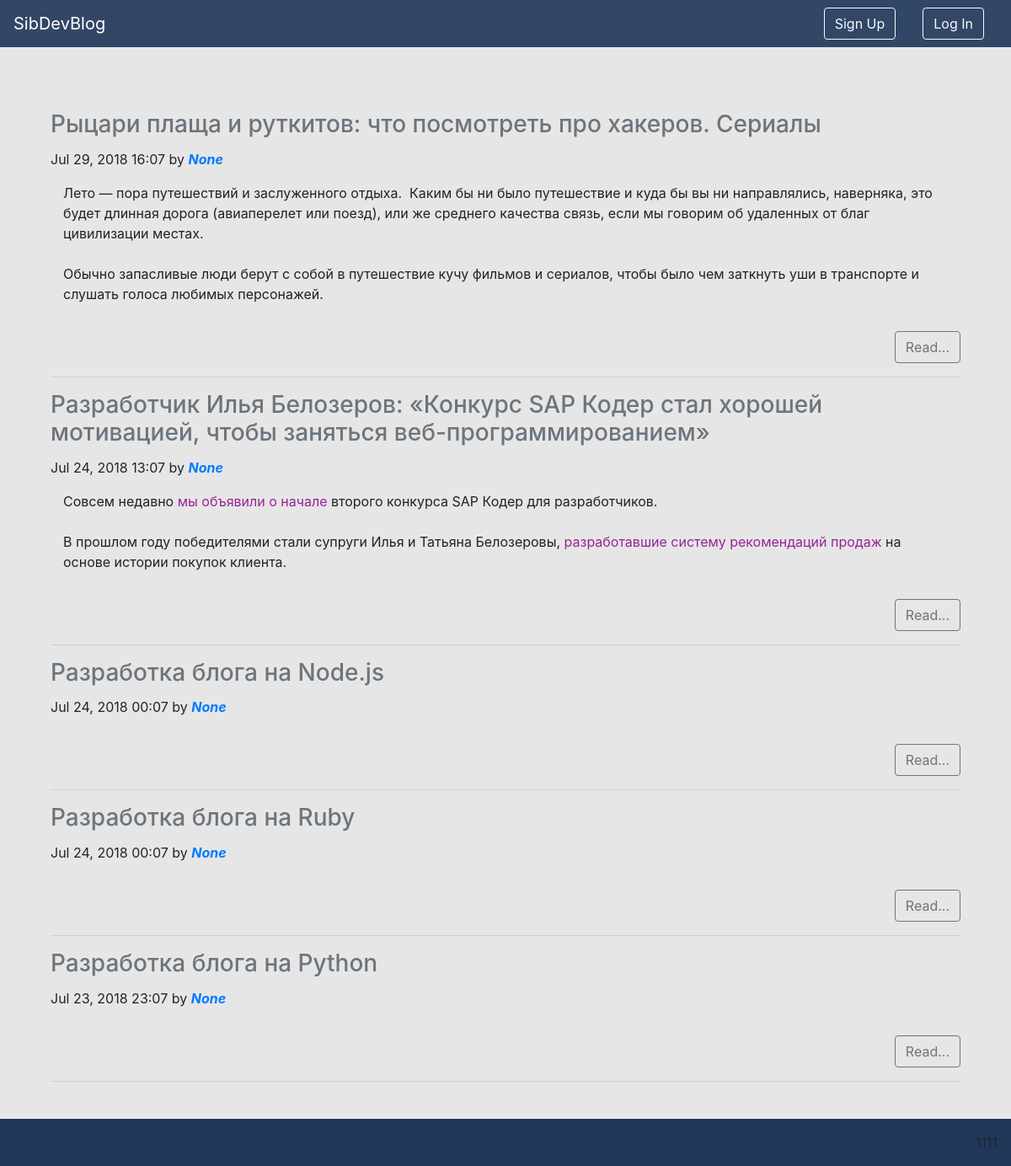
The app's page /index/ with its own data.
### blog/models.py (models this page shows, shortened)
class Posts(models.Model):
    title = models.CharField(null=False, blank=False, max_length=200, verbose_name="Title")
    pretext = models.TextField(null=False, blank=False, max_length=500, verbose_name="Pre-text")
    text = models.TextField(null=False, blank=False, verbose_name="Text")
    author = models.ForeignKey(to=Users, on_delete=models.SET_NULL, null=True, blank=False, verbose_name="Author of post")
    published_date = models.DateTimeField(auto_now_add=True, verbose_name="Published date")
    class Meta:
        verbose_name = "Post"
        verbose_name_plural = "Posts"

### blog/views.py (the view)
# urls.py: path('index/', views.index, name='index'),
def index(request):
    context = {'user': request.user}
    paginator = Paginator(Posts.objects.all().order_by('-published_date'), 10)
    page = request.GET.get('page')      # TODO: что тут происходит???
    try:
        context['posts'] = paginator.page(page)
    except PageNotAnInteger:
        context['posts'] = paginator.page(1)
    except EmptyPage:
        context['posts'] = paginator.page(paginator.num_pages)
    return render(request, "index.html", context=context)

### templates/index.html (shortened to what this page needs)
{% extends "base.html" %}
{% block login_logout_register_block %}
    {% if user.is_authenticated %}
        <a class="btn btn-outline-light mx-3" href="{% url "profile" user.username %}">Profile</a>
        <a class="btn btn-outline-light mx-3" href={% url "deauth" %}>Log Out</a>
    {% else %}
        <a class="btn btn-outline-light mx-3" href={% url "register" %}>Sign Up</a>
        <a class="btn btn-outline-light mx-3" href={% url "auth" %}>Log In</a>
    {% endif %}
{% endblock %}
{% block content %}
    <div class="container">
        {% if posts %}
            {% for post in posts %}
                <article>
                    <a class="text-secondary" style="text-decoration: none" href={% url 'post' post.pk %}>
                        <h3 class="card-title"> {{ post.title }} </h3>
                    <p>
                        {{ post.published_date|date:"M d, Y H:m" }} by
                        <a class="font-italic alert-link" style="text-decoration: none" href="{% url 'profile' post.author %}">{{ post.author }}</a>
                    </p>
                    <div class="container">
                        {{ post.pretext|safe }}
                    </div>
                    <div class="d-flex justify-content-end">
                        <a class="btn btn-outline-secondary mt-3" href="{% url 'post' post.pk %}">Read...</a>
                    </div>
                </article>
                <hr>
            {% endfor %}
        {% endif %}
    </div>
{% endblock %}

### templates/base.html (style rules this page uses)
a[style] { background: none !important; }

### records on screen
Posts: title "Рыцари плаща и руткитов: что посмотреть про хакеров. Сериалы", published_date "Jul 29, 2018 16:07", author "None", pretext "Лето — пора путешествий и заслуженного отдыха. Каким бы ни было путешествие и куда бы вы ни направлялись, наверняка, это будет длинная дорога (авиаперелет или поезд), или же среднего качества связь, если мы говорим об удаленных от благ цивилизации местах. Обычно запасливые люди берут с собой в путешествие кучу фильмов и сериалов, чтобы было чем заткнуть уши в транспорте и слушать голоса любимых персонажей."
Posts: title "Разработчик Илья Белозеров: «Конкурс SAP Кодер стал хорошей мотивацией, чтобы заняться веб-программированием»", published_date "Jul 24, 2018 13:07", author "None", pretext "Совсем недавно мы объявили о начале второго конкурса SAP Кодер для разработчиков. В прошлом году победителями стали супруги Илья и Татьяна Белозеровы, разработавшие систему рекомендаций продаж на основе истории покупок клиента."
Posts: title "Разработка блога на Node.js", published_date "Jul 24, 2018 00:07", author "None"
Posts: title "Разработка блога на Ruby", published_date "Jul 24, 2018 00:07", author "None"
Posts: title "Разработка блога на Python", published_date "Jul 23, 2018 23:07", author "None"
